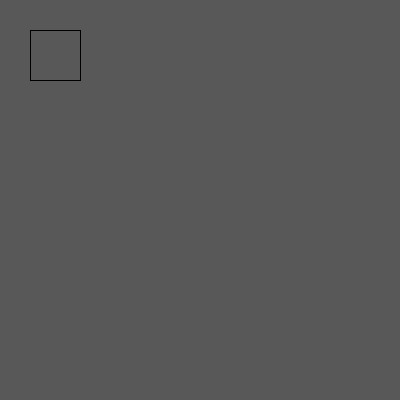
Frame 1 (no input)
Frame 60 (the mouse pressed at the canvas centre just before this capture): identical to frame 1, image omitted
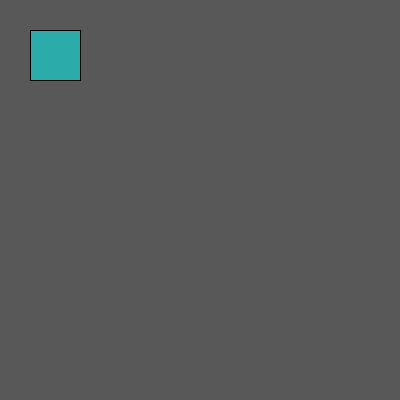
Frame 120 (the mouse held since frame 60 and released just before this capture)

The Processing sketch that drew these frames (run headless with seeded random() and noise(); from frame 60 on, the mouse is pressed at the canvas centre):

// Processing sketch: Utile_5_3_c_color_mode_HSB
// ── Utile_5_3_c_color_mode_HSB.pde
void setup() {
  size(400,400) ;
  colorMode(HSB, 360, 100, 100, 100) ;
}

float hue ; 
float alpha ;
void draw() {
  background(125) ;
  hue = map(mouseX, 0,width, 0, 360) ;
  alpha = map(mouseY, 0, height, 0, 100) ;
  int c = color(hue,100,100, alpha) ;
  fill(c) ;
  rect(30,30, 50,50) ;
}
